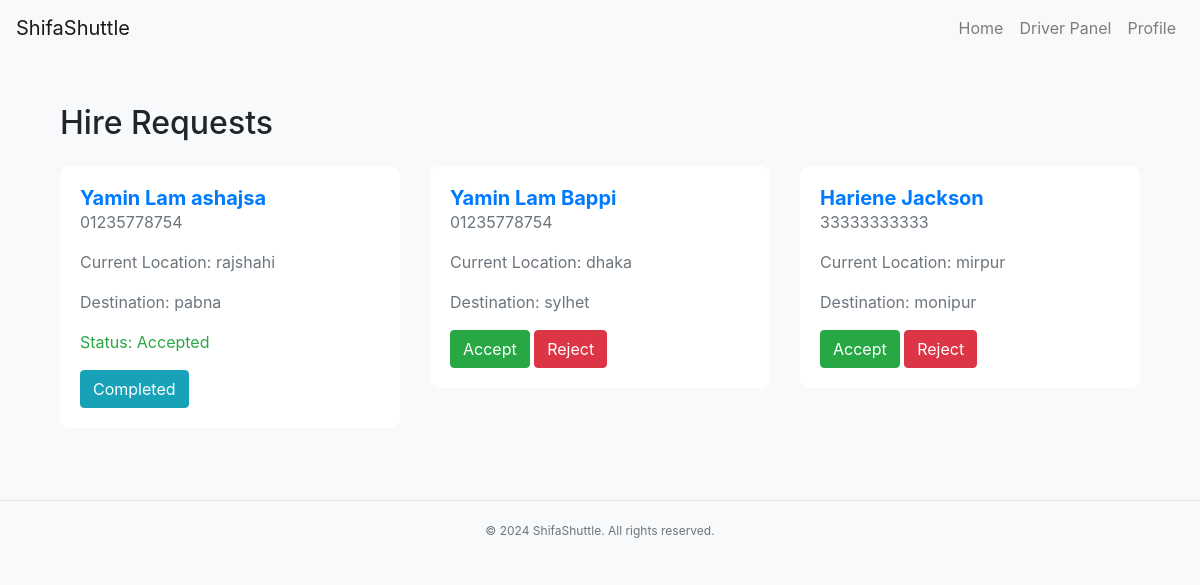
Before: /driver/driver_hire_requests/ (signed in) with the older database file.
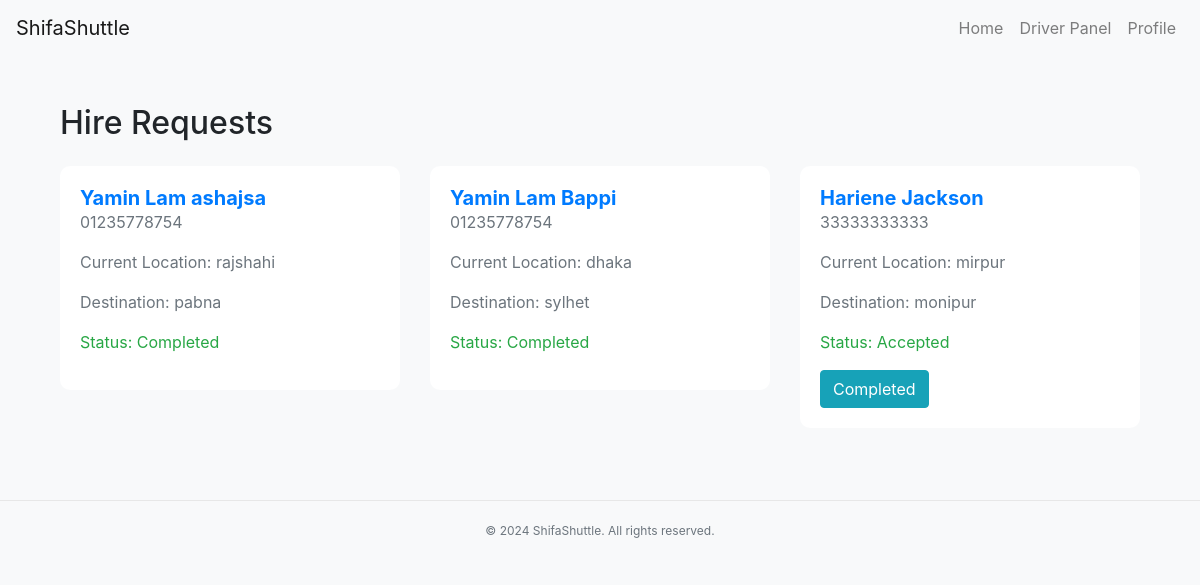
After: the same page with the newer database file.
### driver/models.py (models this page shows, shortened)
class HireRequest(models.Model):
    user = models.ForeignKey(settings.AUTH_USER_MODEL, on_delete=models.CASCADE)
    ambulance = models.ForeignKey(Ambulance, on_delete=models.CASCADE)
    current_location = models.CharField(max_length=255)
    destination = models.CharField(max_length=255)
    status_choices = [
        ('pending', 'Pending'),
        ('accepted', 'Accepted'),
        ('rejected', 'Rejected'),
        ('completed', 'Completed'),
    ]
    status = models.CharField(max_length=20, choices=status_choices, default='pending')
    created_at = models.DateTimeField(auto_now_add=True)

### user_account/models.py (models this page shows)
class CustomUser(AbstractUser):
    phone = PhoneField(blank=True, null=True, help_text='Contact phone number')
    bio = models.TextField(blank=True)
    profile_pic = models.ImageField(upload_to='profile_pics/', default='default.png')

### driver/views.py (the view)
# urls.py: path('driver_hire_requests/', views.driver_hire_requests, name='driver_hire_requests'),
@login_required
def driver_hire_requests(request):
    driver = Driver.objects.get(user=request.user)
    hire_requests = HireRequest.objects.filter(ambulance__in=driver.ambulances.all()).exclude(status='rejected' or 'completed')
    return render(request, 'driver_hire_requests.html', {'hire_requests': hire_requests})

### templates/driver_hire_requests.html (shortened to what this page needs)
{% extends 'base.html' %}
{% block navlinks %}
<div class="collapse navbar-collapse" id="navbarNav">
    <ul class="navbar-nav ml-auto">
        <li class="nav-item">
            <a class="nav-link" href="{% url 'driver_home' %}">Home</a>
        </li>
        <li class="nav-item">
            <a class="nav-link" href="{% url 'driver_panel' %}">Driver Panel</a>
        </li>
        <li class="nav-item">
            <a class="nav-link" href="{% url 'user_profile' %}">Profile</a>
        </li>
    </ul>
</div>
{% endblock %}
{% block content %}
<div class="container my-5">
    <h2 class="mb-4">Hire Requests</h2>
    <div class="row">
        {% for hire_request in hire_requests %}
        <div class="col-md-4 mb-4">
            <div class="card">
                <div class="card-body">
                    <h5 class="card-title">{{ hire_request.user.get_full_name }}</h5>
                    <p class="card-text">
                        {% if hire_request.user.phone %}
                        {{ hire_request.user.phone }}
                        {% else %}
                        Not provided
                        {% endif %}
                    </p>
                    <p class="card-text">Current Location: {{ hire_request.current_location }}</p>
                    <p class="card-text">Destination: {{ hire_request.destination }}</p>
                    {% if hire_request.status == 'pending' %}
                    <form method="post" action="{% url 'update_hire_request' hire_request.id %}">
                        <button type="submit" name="status" value="accepted" class="btn btn-success">Accept</button>
                        <button type="submit" name="status" value="rejected" class="btn btn-danger">Reject</button>
                    </form>
                    {% elif hire_request.status == 'accepted' %}
                    <p class="status text-success">Status: Accepted</p>
                    <form method="post" action="{% url 'update_hire_request' hire_request.id %}">
                        <button type="submit" name="status" value="completed" class="btn btn-info">Completed</button>
                    </form>
                    {% elif hire_request.status == 'completed' %}
                    <p class="status text-success">Status: Completed</p>
                    {% elif hire_request.status == 'rejected' %}
                    <p class="status text-danger">Status: Rejected</p>
                    {% endif %}
                </div>
            </div>
        </div>
        {% endfor %}
    </div>
</div>
{% endblock %}

Changed rows visible on the page:
changed HireRequest "rajshahi": status "Status: Accepted Completed" → "Status: Completed"
changed HireRequest "dhaka": status "Accept Reject" → "Status: Completed"
changed HireRequest "mirpur": status "Accept Reject" → "Status: Accepted Completed"
